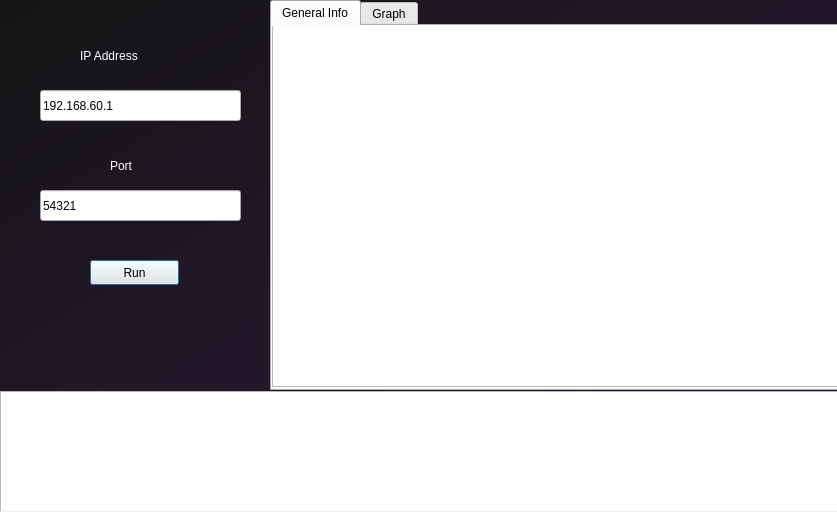
<?xml version="1.0" encoding="UTF-8"?>
<ui version="4.0">
 <class>Dialog</class>
 <widget class="QDialog" name="Dialog">
  <property name="geometry">
   <rect>
    <x>0</x>
    <y>0</y>
    <width>837</width>
    <height>512</height>
   </rect>
  </property>
  <property name="windowTitle">
   <string>Dialog</string>
  </property>
  <widget class="QWidget" name="widget" native="true">
   <property name="geometry">
    <rect>
     <x>0</x>
     <y>-10</y>
     <width>861</width>
     <height>521</height>
    </rect>
   </property>
   <property name="styleSheet">
    <string notr="true">QWidget#widget{
background-color:qlineargradient(spread:pad, x1:0, y1:0, x2:1, y2:1, stop:0 rgba(21, 21, 21, 255), stop:1 rgba(48, 27, 63, 255))}</string>
   </property>
   <widget class="QLabel" name="label">
    <property name="geometry">
     <rect>
      <x>80</x>
      <y>40</y>
      <width>131</width>
      <height>51</height>
     </rect>
    </property>
    <property name="styleSheet">
     <string notr="true">font: 75 18pt &quot;Waree&quot;;
color:rgb(255, 255, 255);  
</string>
    </property>
    <property name="text">
     <string>IP Address</string>
    </property>
   </widget>
   <widget class="QLabel" name="label_2">
    <property name="geometry">
     <rect>
      <x>110</x>
      <y>150</y>
      <width>51</width>
      <height>51</height>
     </rect>
    </property>
    <property name="styleSheet">
     <string notr="true">font: 75 18pt &quot;Waree&quot;;
color:rgb(255, 255, 255);  
</string>
    </property>
    <property name="text">
     <string>Port</string>
    </property>
   </widget>
   <widget class="QLineEdit" name="ip">
    <property name="geometry">
     <rect>
      <x>40</x>
      <y>100</y>
      <width>201</width>
      <height>31</height>
     </rect>
    </property>
    <property name="text">
     <string>192.168.60.1</string>
    </property>
   </widget>
   <widget class="QLineEdit" name="port">
    <property name="geometry">
     <rect>
      <x>40</x>
      <y>200</y>
      <width>201</width>
      <height>31</height>
     </rect>
    </property>
    <property name="text">
     <string>54321</string>
    </property>
   </widget>
   <widget class="QPushButton" name="run">
    <property name="geometry">
     <rect>
      <x>90</x>
      <y>270</y>
      <width>89</width>
      <height>25</height>
     </rect>
    </property>
    <property name="text">
     <string>Run</string>
    </property>
   </widget>
   <widget class="QTabWidget" name="tabWidget">
    <property name="geometry">
     <rect>
      <x>270</x>
      <y>10</y>
      <width>571</width>
      <height>391</height>
     </rect>
    </property>
    <property name="currentIndex">
     <number>0</number>
    </property>
    <widget class="QWidget" name="tab">
     <attribute name="title">
      <string>General Info</string>
     </attribute>
     <widget class="QTextBrowser" name="output_general">
      <property name="geometry">
       <rect>
        <x>0</x>
        <y>-10</y>
        <width>571</width>
        <height>371</height>
       </rect>
      </property>
     </widget>
    </widget>
    <widget class="QWidget" name="tab_2">
     <attribute name="title">
      <string>Graph</string>
     </attribute>
     <widget class="QTextBrowser" name="output_graph">
      <property name="geometry">
       <rect>
        <x>0</x>
        <y>-10</y>
        <width>571</width>
        <height>381</height>
       </rect>
      </property>
     </widget>
    </widget>
   </widget>
   <widget class="QTextBrowser" name="log">
    <property name="geometry">
     <rect>
      <x>0</x>
      <y>401</y>
      <width>841</width>
      <height>121</height>
     </rect>
    </property>
   </widget>
  </widget>
 </widget>
 <resources/>
 <connections>
  <connection>
   <sender>run</sender>
   <signal>clicked()</signal>
   <receiver>run</receiver>
   <slot>deleteLater()</slot>
   <hints>
    <hint type="sourcelabel">
     <x>134</x>
     <y>272</y>
    </hint>
    <hint type="destinationlabel">
     <x>134</x>
     <y>272</y>
    </hint>
   </hints>
  </connection>
 </connections>
</ui>
